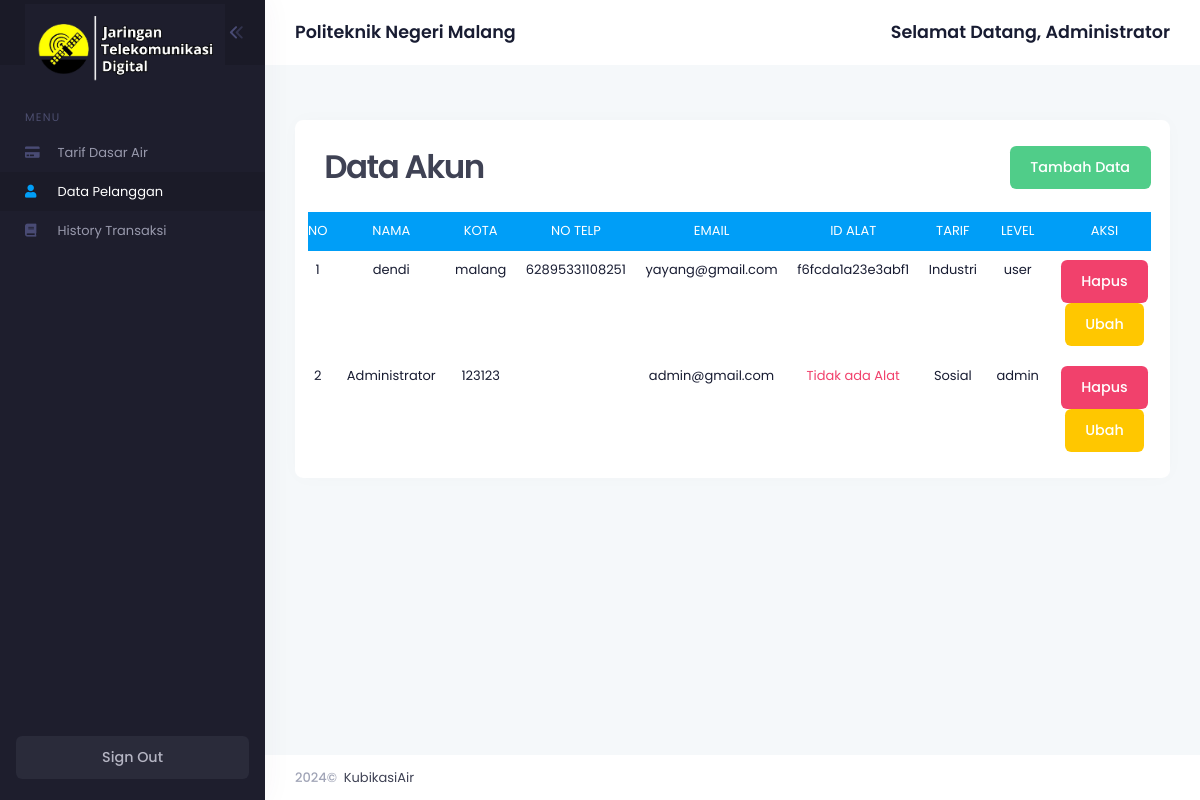
The app's page /index.php?page=pelanggan (signed in) with its own data.
### tables this page shows
CREATE TABLE `users` (
  `id` int(11) NOT NULL,
  `nama` varchar(255) NOT NULL,
  `alamat` text NOT NULL,
  `kota` varchar(255) NOT NULL,
  `telp` varchar(15) NOT NULL,
  `email` varchar(255) NOT NULL,
  `password` varchar(255) NOT NULL,
  `id_alat` varchar(255) NOT NULL,
  `id_tarif` int(11) NOT NULL,
  `level` varchar(10) NOT NULL
);

CREATE TABLE `tarif_dasar_air` (
  `id_tarif` int(11) NOT NULL,
  `nama_kelas` varchar(255) NOT NULL,
  `tarif_per_meter` double NOT NULL
);

### content/data_pelanggan.php (the view, shortened to what this page needs)
<div class="row g-5 g-xl-12 mb-xl-12">
    <div class="col-lg-12 col-xl-12 col-xxl-12 mb-5 mb-xl-5">
        <div class="card card-flush overflow-hidden h-md-100">
            <div class="card-body d-flex justify-content-between flex-column pb-1 px-0">
                <div class="px-9 mb-5">
                    <div class="d-flex justify-content-between align-items-center mb-2 col">
                        <div class="row">
                            <span class="fs-2hx fw-bolder text-gray-800 me-2 lh-1 ls-n2">Data Akun</span>
                        </div>
                        <div class="row">
                            <a href="index.php?page=input_pelanggan" class="btn btn-success">Tambah Data</a>
                        </div>
                    </div>
                </div>
                <div class="min-h-auto ps-4 pe-6">
                    <div class="single-table">
                        <div class="table-responsive">
                            <table class="table text-center">
                                <thead class="text-uppercase bg-primary">
                                    <tr class="text-white">
                                        <th scope="col">No</th>
                                        <th scope="col">Nama </th>
                                        <th scope="col">Kota </th>
                                        <th scope="col">No Telp</th>
                                        <th scope="col">Email</th>
                                        <th scope="col">ID Alat </th>
                                        <th scope="col">Tarif</th>
                                        <th scope="col">Level </th>
                                        <th scope="col">Aksi</th>
                                    </tr>
                                </thead>
                                <tbody>
                                    <?php
                                    $sql = mysqli_query($koneksi, "SELECT * FROM users INNER JOIN tarif_dasar_air ON users.id_tarif = tarif_dasar_air.id_tarif ORDER BY users.id_tarif ASC; ");
                                    if (mysqli_num_rows($sql) == 0) {
                                        echo '<tr><td colspan="4">No data record.</td></tr>';
                                    } else {
                                        $no = 1;
                                        while ($row = mysqli_fetch_assoc($sql)) {
                                            echo '
                                                <tr>
                                                    <td><center>' . $no . '</td>
                                                    <td><center>' . $row['nama'] . '</td>
                                                    <td><center>' . $row['kota'] . '</td>
                                                    <td><center>' . $row['telp'] . '</td>
                                                    <td><center>' . $row['email'] . '</td>
                                                    <td><center>' . ($row['id_alat'] ? $row['id_alat'] : '<span class="text-danger">Tidak ada Alat</span>') . '</td>
                                                    <td><center>' . $row['nama_kelas'] . '</td>
                                                    <td><center>' . $row['level'] . '</td>
                                                    <td><center><a href="delete_pelanggan.php?id=' . $row['id'] . '" onclick="return confirm(\'Apakah Anda yakin ingin menghapus data ini?\')"  class="btn btn-danger mx-auto mx-md-0 text-white">Hapus</a>
                                                    <a  href="index.php?page=update_pelanggan&id=' . $row['id'] . '" class="btn btn-warning mx-auto mx-md-0 text-white">Ubah</a>
                                                    </td>
                                                </tr>
                                                ';
                                            $no++;
                                        }
                                    }
                                    ?>
                                </tbody>
                            </table>
                        </div>
                    </div>
                </div>
            </div>
        </div>
    </div>
</div>

### index.php (shortened to what this page needs)
<?php
$nama = $_SESSION['nama'];
?>
<!DOCTYPE html>
<html lang="en">
<head>
	<link href="assets/plugins/custom/datatables/datatables.bundle.css" rel="stylesheet" type="text/css" />
	<link href="assets/plugins/global/plugins.bundle.css" rel="stylesheet" type="text/css" />
	<link href="assets/css/style.bundle.css" rel="stylesheet" type="text/css" />
</head>
<body id="kt_body" class="header-fixed header-tablet-and-mobile-fixed toolbar-enabled toolbar-fixed aside-enabled aside-fixed" style="--kt-toolbar-height:55px;--kt-toolbar-height-tablet-and-mobile:55px">
	<div class="d-flex flex-column flex-root">
		<div class="page d-flex flex-row flex-column-fluid">
			<div id="kt_aside" class="aside aside-dark aside-hoverable" data-kt-drawer="true" data-kt-drawer-name="aside" data-kt-drawer-activate="{default: true, lg: false}" data-kt-drawer-overlay="true" data-kt-drawer-width="{default:'200px', '300px': '250px'}" data-kt-drawer-direction="start" data-kt-drawer-toggle="#kt_aside_mobile_toggle">
				<div class="aside-logo flex-column-auto" id="kt_aside_logo">
					<a href="../../demo1/dist/index.html">
						<img alt="Logo" src="assets/media/logos/Jaringan.png" class="h-90px mt-10 logo" />
					</a>
					<div id="kt_aside_toggle" class="btn btn-icon w-auto px-0 btn-active-color-primary aside-toggle" data-kt-toggle="true" data-kt-toggle-state="active" data-kt-toggle-target="body" data-kt-toggle-name="aside-minimize">
						<span class="svg-icon svg-icon-1 rotate-180">
						</span>
					</div>
				</div>
				<div class="aside-menu flex-column-fluid">
					<div class="hover-scroll-overlay-y my-5 my-lg-5" id="kt_aside_menu_wrapper" data-kt-scroll="true" data-kt-scroll-activate="{default: false, lg: true}" data-kt-scroll-height="auto" data-kt-scroll-dependencies="#kt_aside_logo, #kt_aside_footer" data-kt-scroll-wrappers="#kt_aside_menu" data-kt-scroll-offset="0">
						<div class="menu menu-column menu-title-gray-800 menu-state-title-primary menu-state-icon-primary menu-state-bullet-primary menu-arrow-gray-500" id="#kt_aside_menu" data-kt-menu="true" data-kt-menu-expand="false">
							<div class="menu-item">
								<div class="menu-content pt-8 pb-2">
									<span class="menu-section text-muted text-uppercase fs-8 ls-1">Menu</span>
								</div>
							</div>
							<div class="menu-item">
								<a class="menu-link  <?php echo ($_GET['page'] == 'tarif' || $_GET['page'] == 'input_tarif') ? 'active' : ''; ?>" href="index.php?page=tarif" title="Build your layout and export HTML for server side integration" data-bs-toggle="tooltip" data-bs-trigger="hover" data-bs-dismiss="click" data-bs-placement="right">
									<span class="menu-icon">
										<span class="svg-icon svg-icon-2">
											<i class="fa fa-credit-card" aria-hidden="true"></i>
										</span>
									</span>
									<span class="menu-title">Tarif Dasar Air</span>
								</a>
							</div>
							<div class="menu-item">
								<a class="menu-link  <?php echo ($_GET['page'] == 'pelanggan') ? 'active' : ''; ?>" href="index.php?page=pelanggan" title="Build your layout and export HTML for server side integration" data-bs-toggle="tooltip" data-bs-trigger="hover" data-bs-dismiss="click" data-bs-placement="right">
									<span class="menu-icon">
										<span class="svg-icon svg-icon-2">
											<i class="fa fa-user" aria-hidden="true"></i>
										</span>
									</span>
									<span class="menu-title">Data Pelanggan</span>
								</a>
							</div>
							<div class="menu-item">
								<a class="menu-link  <?php echo ($_GET['page'] == 'history') ? 'active' : ''; ?>" href="index.php?page=history" title="Build your layout and export HTML for server side integration" data-bs-toggle="tooltip" data-bs-trigger="hover" data-bs-dismiss="click" data-bs-placement="right">
									<span class="menu-icon">
										<span class="svg-icon svg-icon-2">
											<i class="fa fa-book" aria-hidden="true"></i>
										</span>
									</span>
									<span class="menu-title">History Transaksi</span>
								</a>
							</div>
						</div>
					</div>
				</div>
				<div class="aside-footer flex-column-auto pt-5 pb-7 px-5" id="kt_aside_footer">
					<a href="logout.php" class="btn btn-custom btn-primary w-100" data-bs-toggle="tooltip" data-bs-trigger="hover" data-bs-dismiss-="click" title="200+ in-house components and 3rd-party plugins">
						<span class="btn-label">Sign Out</span>
					</a>
				</div>
			</div>
			<div class="wrapper d-flex flex-column flex-row-fluid" id="kt_wrapper">
				<div id="kt_header" class="header align-items-stretch">
					<div class="container-fluid d-flex align-items-stretch justify-content-between">
						<div class="d-flex align-items-stretch justify-content-between flex-lg-grow-1">
							<div class="d-flex align-items-stretch">
								<div class="page-title d-flex align-items-center flex-wrap me-3 mb-5 mb-lg-0">
									<h1 class="d-flex text-dark fw-bolder fs-3 align-items-center my-1">Politeknik Negeri Malang
									</h1>
								</div>
							</div>
							<div class="d-flex align-items-stretch flex-shrink-0">
								<h1 class="d-flex text-dark fw-bolder fs-3 align-items-center my-1">Selamat Datang, <?php echo $nama; ?>
								</h1>
							</div>
						</div>
					</div>
				</div>
				<div class="content d-flex flex-column flex-column-fluid" style="padding-top: 0px;" id="kt_content">
					<div class="post d-flex flex-column-fluid" id="kt_post">
						<div id="kt_content_container" class="container-xxl">
							<?php include "config.php"; ?>
						</div>
					</div>
				</div>
				<div class="footer py-4 d-flex flex-lg-column" id="kt_footer">
					<div class="container-fluid d-flex flex-column flex-md-row align-items-center justify-content-between">
						<div class="text-dark order-2 order-md-1">
							<span class="text-muted fw-bold me-1">2024©</span>
							<a href="https://keenthemes.com" target="_blank" class="text-gray-800 text-hover-primary">KubikasiAir</a>
						</div>
					</div>
				</div>
			</div>
		</div>
	</div>
</body>
</html>

### config.php (shortened to what this page needs)
<?php
$page = (isset($_GET['page'])) ? $_GET['page'] : '';
switch ($page) {
    case 'pelanggan':
        include "content/data_pelanggan.php";
        break;
}

### records on screen
users: nama "dendi", kota "malang", telp "62895331108251", email "yayang@gmail.com", id_alat "f6fcda1a23e3abf1", id_tarif.nama_kelas "Industri", level "user"
users: nama "Administrator", kota "123123", email "admin@gmail.com", id_alat "Tidak ada Alat", id_tarif.nama_kelas "Sosial", level "admin"

### other values on screen
$nama "Administrator"
